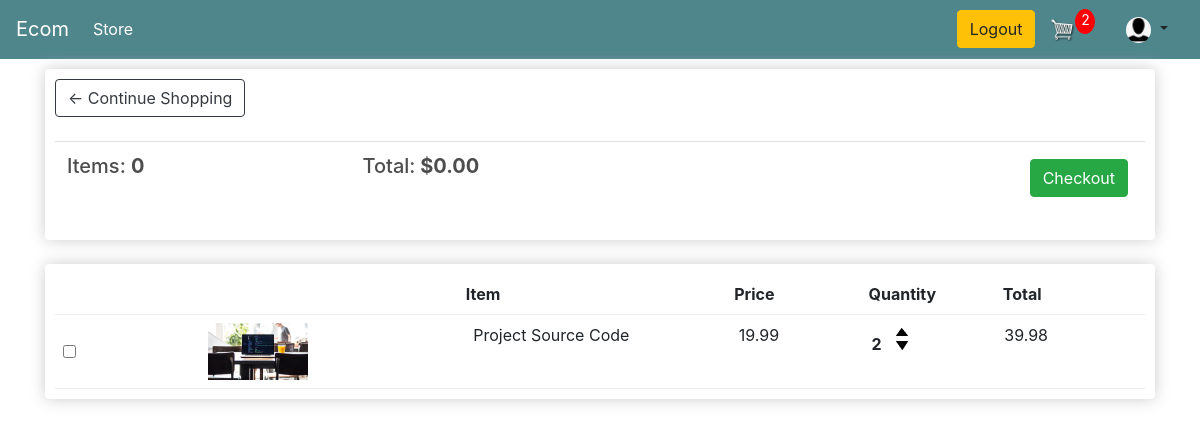
The app's page /cart/ (signed in) with its own data.
### store/models.py (models this page shows, shortened)
class Customer(models.Model):
    id = models.AutoField(primary_key=True)
    user = models.OneToOneField(User, on_delete=models.CASCADE, default='', related_name='customer', null=True)
    name = models.CharField(max_length=200, null=True)
    email = models.EmailField(max_length=200, null=True)
    image = models.ImageField(default = 'default.png', upload_to = "profile_pics")

class Cart(models.Model):
    customer = models.ForeignKey(Customer, on_delete=models.SET_NULL, null=True, blank=True)
    created = models.DateTimeField(auto_now_add=True)
    modified = models.DateTimeField(auto_now=True)
    transaction_id = models.CharField(max_length=100, null=True)
    @property
    def get_cart_total(self):
        cart_items = self.cartitem_set.filter(is_checked = True)
        total = sum([item.get_total for item in cart_items])
        return total
    @property
    def get_all_cart_item_count(self):
        cart_items = self.cartitem_set.all()
        total = sum([item.quantity for item in cart_items])
        return total
    @property
    def get_checked_item_count(self):
        cart_items = self.cartitem_set.filter(is_checked = True)
        total = sum([item.quantity for item in cart_items])
        return total

class CartItem(models.Model):
    product = models.ForeignKey(Product, on_delete=models.SET_NULL, null=True, blank=True)
    cart = models.ForeignKey(Cart, on_delete=models.SET_NULL, null=True, blank=True)
    quantity = models.IntegerField(default=0, null=True, blank=True)
    is_checked = models.BooleanField(default=True)
    date_added = models.DateTimeField(auto_now_add=True)
    @property
    def get_total(self):
        return self.quantity * self.product.price

class Product(models.Model):
    name = models.CharField(max_length=200, null=True)
    price = models.FloatField()
    discount_price = models.FloatField(default=0.0)
    digital = models.BooleanField(default=False, null=True, blank=True)
    image = models.ImageField(null=True, blank=True)
    @property
    def imageURL(self):
        try:
            url = self.image.url
        except:
            url = ''
        return url

### store/views.py (the view)
# urls.py: path('cart/', store_views.cart, name = 'cart'),
def cart(request):
    cookieData = cartData(request = request)
    noOfCartItems = cookieData['noOfCartItems']
    cart = cookieData['cart']
    items = cookieData['items']
    products = getProductListFromCartItems(request, items)
    stockInfoList = getStockInfoList(products)
    cartInfoList = list(zip(items, stockInfoList))
    context={ 'cartInfoList': cartInfoList, 'cart': cart, 'noOfCartItems':  noOfCartItems }
    if not request.user.is_authenticated:
        messages.success(request, "Guest Checkout Feature!! You can now order without Login into the site! If all the cart-items are digital, you will not have to give your shipping address also!")
    return render(request, 'store/cart.html', context)

### store/models.py (called while the page is built)
    @property
    def no_of_purchased_unit(self):
        all_purchased_items = PurchasedItem.objects.filter(product=self.product)
        sum_of_purchase_quantity = sum([item.quantity for item in all_purchased_items]) if len(all_purchased_items) > 0 else 0
        return sum_of_purchase_quantity

    @property
    def no_of_sold_unit(self):
        all_sold_items = SoldItem.objects.filter(product=self.product)
        sum_of_sold_unit = sum([item.quantity for item in all_sold_items]) if len(all_sold_items) > 0 else 0
        return sum_of_sold_unit

    @property
    def no_of_item_in_stock(self):
        return self.no_of_purchased_unit - self.no_of_sold_unit

    @property
    def effective_order_limit(self):
        return min(self.order_limit, self.no_of_item_in_stock)

### store/utils.py (called while the page is built)
def cartData(request):
    if request.user.is_authenticated:
        customer = request.user.customer
        cart, created = Cart.objects.get_or_create(customer = customer)
        items = cart.cartitem_set.all()
        noOfCartItems = cart.get_all_cart_item_count
    else:
        cookieData = cookieCart(request = request)
        noOfCartItems = cookieData['noOfCartItems']
        cart = cookieData['cart']
        items = cookieData['items']
    return {
        'noOfCartItems': noOfCartItems,
        'cart': cart,
        'items': items
    }

def getStockInfoList(products):
    stockInfoList = []
    for product in products:
        stockItem = Stock.objects.filter(product=product.id).first()
        if stockItem is not None:
            stockInfoList.append({ 'effectiveOrderLimit': stockItem.effective_order_limit })
        else:
            stockInfoList.append({ 'effectiveOrderLimit': 0 })
    return stockInfoList

def getProductListFromCartItems(request, items):
    productList = []
    for item in items:
        if request.user.is_authenticated:
            productList.append(item.product)
        else:
            product = Product.objects.get(id=item['product']['id'])
            productList.append(product)
    return productList

### templates/store/cart.html (shortened to what this page needs)
{% extends 'store/main.html' %}
{% load static %}
{% block content %}
    <div class="row">
        <div class="col-lg-12">
            <div class="box-element">
                <a  class="btn btn-outline-dark" href="{% url 'store' %}">&#x2190; Continue Shopping</a>
                <br>
                <br>
                <table class="table">
                    <tr>
                        <th><h5>Items: <strong>{{ cart.get_checked_item_count }} </strong></h5></th>
                        <th><h5>Total:<strong> ${{cart.get_cart_total|floatformat:2}} </strong></h5></th>
                        <th>
                            <a id="checkout-button"  style="float:right; margin:5px;" class="btn btn-success" href="{% url 'checkout' %}">Checkout</a>
                        </th>
                    </tr>
                </table>
            </div>
            <br>
            <div class="box-element">
                <div class="cart-row p-2 m-0">
                    <div style="flex:1"></div>
                    <div style="flex:2"></div>
                    <div style="flex:2"><strong>Item</strong></div>
                    <div style="flex:1"><strong>Price</strong></div>
                    <div style="flex:1"><strong>Quantity</strong></div>
                    <div style="flex:1"><strong>Total</strong></div>
                </div>
                {% for item, stockInfo in cartInfoList %}
                    {% if item.is_checked %}
                    <div id="cart-item-id-{{ forloop.counter0 }}" style="background-color:#f5f5f5;">
                    {% else %}
                    <div id="cart-item-id-{{ forloop.counter0 }}">
                    {% endif %}
                        <div class="cart-row p-2 m-0">
                            <div class="form-check form-check-inline" style="flex:1">
                                {% if item.is_checked %}
                                    <input  data-product={{item.product.id}} data-action="check-uncheck" class="form-check-input update-cart checked" type="checkbox" id="id_{{item.product.id}}" value="{{item.product.id}}" checked>
                                {% else %}
                                    <input  data-product={{item.product.id}} data-action="check-uncheck" class="form-check-input update-cart" type="checkbox" id="id_{{item.product.id}}" value="{{item.product.id}}">
                                {% endif %}
                            </div>
                            <div style="flex:2"><img class="row-image" src="{{item.product.imageURL}}"></div>
                            <div style="flex:2"><p>{{item.product.name}}</p></div>
                            <div style="flex:1"><p>{{item.product.price|floatformat:2}} </p></div>
                            <div style="flex:1">
                                <p class="quantity">{{item.quantity}}</p>
                                <div class="quantity">
                                    {% if stockInfo.effectiveOrderLimit %}
                                        {% if item.quantity <= stockInfo.effectiveOrderLimit %}
                                            <img data-product={{item.product.id}} data-action="add"  class="chg-quantity update-cart" src="{% static  'images/arrow-up.png' %}">
                                        {% endif %}
                                    {% else %}
                                        <script>
                                            document.getElementById("cart-item-id-{{ forloop.counter0 }}").classList.add("border")
                                            document.getElementById("cart-item-id-{{ forloop.counter0 }}").classList.add("border-danger")
                                        </script>
                                    {% endif %}
                                    <img data-product={{item.product.id}} data-action="remove"  class="chg-quantity update-cart" src="{% static  'images/arrow-down.png' %}">
                                </div>
                            </div>
                            <div style="flex:1"><p>{{item.get_total|floatformat:2}} </p></div>
                        </div>
                    </div>
                {% endfor %}
        </div>
    </div>
    <link rel="stylesheet" href="https://cdn.jsdelivr.net/npm/pixeden-stroke-7-icon@1.2.3/pe-icon-7-stroke/dist/pe-icon-7-stroke.min.css">
    <link href="https://cdn.jsdelivr.net/npm/bootstrap@4.4.1/dist/css/bootstrap.min.css" rel="stylesheet">
{% endblock content %}

### templates/store/main.html (shortened to what this page needs)
<!DOCTYPE html>
{% load static %}
<html>
    <head>
           <link rel="stylesheet" href="https://stackpath.bootstrapcdn.com/bootstrap/4.4.1/css/bootstrap.min.css">
           <link rel="stylesheet" type="text/css" href="{% static 'css/main.css' %}">
            <link href="https://cdn.jsdelivr.net/npm/bootstrap@4.4.1/dist/css/bootstrap.min.css" rel="stylesheet">
            <link rel="stylesheet" href="https://cdn.jsdelivr.net/npm/pixeden-stroke-7-icon@1.2.3/pe-icon-7-stroke/dist/pe-icon-7-stroke.min.css">
    </head>
    <body>
        <nav class="navbar navbar-expand-lg navbar-dark bg-dark" style="background-color:#4f868c !important">
            <a class="navbar-brand" href="{% url 'store' %}">Ecom</a>
            <div class="collapse navbar-collapse" id="navbarSupportedContent">
                <ul class="navbar-nav mr-auto">
                    <li class="nav-item active">
                        <a class="nav-link" href="{% url 'store' %}">Store <span class="sr-only">(current)</span></a>
                    </li>
                </ul>
                <div class="form-inline my-2 my-lg-0">
                    {% if user.is_authenticated %}
                        <a href={%url 'logout'%} class="btn btn-warning">Logout</a>
                    {% else %}
                        <a href={%url 'login'%} class="btn btn-warning mr-3">Login</a>
                        {% comment %} <a class="nav-item nav-link" href={%url 'login'%}>Login</a> {% endcomment %}
                        <a href={%url 'register'%} class="btn btn-success">Register</a>
                    {% endif %}
                    <a href="{% url 'cart' %}">
                        <img  id="cart-icon" src="{% static 'images/cart.png' %}">
                    </a>
                    <p id="cart-total">{{ noOfCartItems }}</p>
                </div>
                <div class="nav-item dropdown p-0 m-0">
                    <a class="nav-link dropdown-toggle" role="button" data-toggle="dropdown" aria-haspopup="true" aria-expanded="false">
                        <img id="profile-icon" class="rounded-circle article-img" src="{{ request.user.customer.image.url }}">
                    </a>
                </div>
            </div>
        </nav>
         <div class="container">
            {% block content %}
            {% endblock content %}
         </div>
    </body>
</html>

### static/css/main.css (style rules this page uses)
body { background-color: hsl(0, 0%, 98%); }
h1,h2,h3,h4,h5,h6 { color:hsl(0, 0%, 30%); }
.box-element { box-shadow:hsl(0, 0%, 80%) 0 0 16px; background-color: #fff; border-radius: 4px; padding: 10px; }
.bg-dark { background-color: #4f868c!important; }
#cart-icon { width:25px; display: inline-block; margin-left: 15px; }
#profile-icon { width:25px; display: inline-block; margin-left: 15px; }
#cart-total { display: block; text-align: center; color:#fff; background-color: red; width: 20px; height: 25px; border-radius: 50%; font-size: 14px; }
.col-lg-4, .col-lg-6, .col-lg-8, .col-lg-12 { margin-top: 10px; }
.btn { border-radius: 0; }
.row-image { width: 100px; }
.cart-row { display: flex; align-items: flex-stretch; padding-bottom: 10px; margin-bottom: 10px; border-bottom: 1px solid #ececec; }
.quantity { display: inline-block; font-weight: 700; padding-right:10px; }
.chg-quantity { width: 12px; cursor: pointer; display: block; margin-top: 5px; transition:.1s; }

### records on screen
Cart: get_checked_item_count "0", get_cart_total "0.00"
CartItem: product.imageURL (picture), product.name "Project Source Code", product.price "19.99", quantity "2", get_total "39.98"

### other values on screen
{{ noOfCartItems }} "2"
